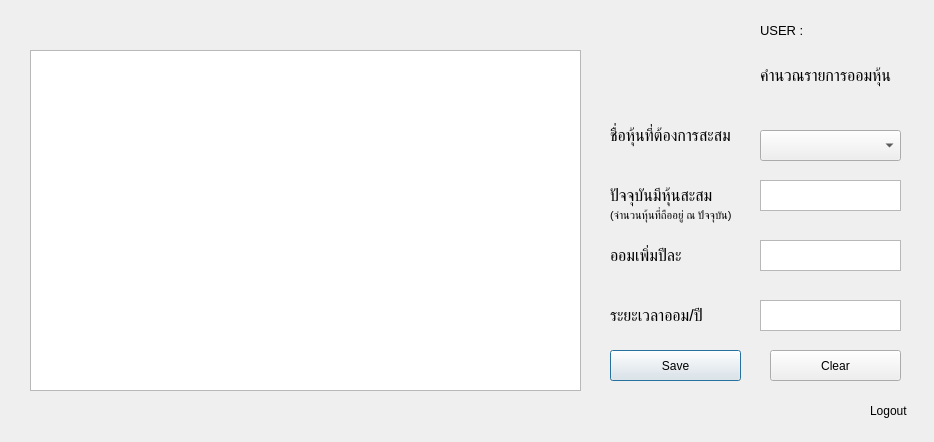
<?xml version="1.0" encoding="UTF-8"?>
<ui version="4.0">
 <class>Dialog</class>
 <widget class="QDialog" name="Dialog">
  <property name="geometry">
   <rect>
    <x>0</x>
    <y>0</y>
    <width>934</width>
    <height>442</height>
   </rect>
  </property>
  <property name="windowTitle">
   <string>Dialog</string>
  </property>
  <widget class="QTextEdit" name="txtStock">
   <property name="geometry">
    <rect>
     <x>760</x>
     <y>180</y>
     <width>141</width>
     <height>31</height>
    </rect>
   </property>
  </widget>
  <widget class="QLabel" name="label_3">
   <property name="geometry">
    <rect>
     <x>610</x>
     <y>180</y>
     <width>161</width>
     <height>31</height>
    </rect>
   </property>
   <property name="font">
    <font>
     <pointsize>12</pointsize>
    </font>
   </property>
   <property name="text">
    <string>ปัจจุบันมีหุ้นสะสม</string>
   </property>
  </widget>
  <widget class="QLabel" name="lblRealPrice">
   <property name="geometry">
    <rect>
     <x>190</x>
     <y>510</y>
     <width>131</width>
     <height>21</height>
    </rect>
   </property>
   <property name="font">
    <font>
     <pointsize>12</pointsize>
    </font>
   </property>
   <property name="text">
    <string/>
   </property>
  </widget>
  <widget class="QLabel" name="label_4">
   <property name="geometry">
    <rect>
     <x>610</x>
     <y>120</y>
     <width>161</width>
     <height>31</height>
    </rect>
   </property>
   <property name="font">
    <font>
     <pointsize>12</pointsize>
    </font>
   </property>
   <property name="text">
    <string>ชื่อหุ้นที่ต้องการสะสม</string>
   </property>
  </widget>
  <widget class="QPushButton" name="pushButton">
   <property name="geometry">
    <rect>
     <x>610</x>
     <y>350</y>
     <width>131</width>
     <height>31</height>
    </rect>
   </property>
   <property name="text">
    <string>Save</string>
   </property>
  </widget>
  <widget class="QLabel" name="label_5">
   <property name="geometry">
    <rect>
     <x>760</x>
     <y>60</y>
     <width>161</width>
     <height>31</height>
    </rect>
   </property>
   <property name="font">
    <font>
     <pointsize>12</pointsize>
    </font>
   </property>
   <property name="text">
    <string>คำนวณรายการออมหุ้น</string>
   </property>
  </widget>
  <widget class="QPushButton" name="pushButton_2">
   <property name="geometry">
    <rect>
     <x>770</x>
     <y>350</y>
     <width>131</width>
     <height>31</height>
    </rect>
   </property>
   <property name="text">
    <string>Clear</string>
   </property>
  </widget>
  <widget class="QTextEdit" name="txtStock_4">
   <property name="geometry">
    <rect>
     <x>760</x>
     <y>300</y>
     <width>141</width>
     <height>31</height>
    </rect>
   </property>
  </widget>
  <widget class="QTextEdit" name="txtStock_5">
   <property name="geometry">
    <rect>
     <x>760</x>
     <y>240</y>
     <width>141</width>
     <height>31</height>
    </rect>
   </property>
  </widget>
  <widget class="QLabel" name="label_8">
   <property name="geometry">
    <rect>
     <x>610</x>
     <y>240</y>
     <width>141</width>
     <height>31</height>
    </rect>
   </property>
   <property name="font">
    <font>
     <pointsize>12</pointsize>
    </font>
   </property>
   <property name="text">
    <string>ออมเพิ่มปีละ</string>
   </property>
  </widget>
  <widget class="QLabel" name="label_9">
   <property name="geometry">
    <rect>
     <x>610</x>
     <y>300</y>
     <width>141</width>
     <height>31</height>
    </rect>
   </property>
   <property name="font">
    <font>
     <pointsize>12</pointsize>
    </font>
   </property>
   <property name="frameShape">
    <enum>QFrame::NoFrame</enum>
   </property>
   <property name="text">
    <string>ระยะเวลาออม/ปี</string>
   </property>
  </widget>
  <widget class="QLabel" name="label_6">
   <property name="geometry">
    <rect>
     <x>610</x>
     <y>200</y>
     <width>161</width>
     <height>31</height>
    </rect>
   </property>
   <property name="font">
    <font>
     <pointsize>8</pointsize>
    </font>
   </property>
   <property name="text">
    <string>(จำนวนหุ้นที่ถืออยู่ ณ ปัจจุบัน)</string>
   </property>
  </widget>
  <widget class="QComboBox" name="comboBox">
   <property name="geometry">
    <rect>
     <x>760</x>
     <y>130</y>
     <width>141</width>
     <height>31</height>
    </rect>
   </property>
  </widget>
  <widget class="QLabel" name="label">
   <property name="geometry">
    <rect>
     <x>870</x>
     <y>400</y>
     <width>61</width>
     <height>21</height>
    </rect>
   </property>
   <property name="text">
    <string>Logout</string>
   </property>
  </widget>
  <widget class="QTableView" name="tableView">
   <property name="geometry">
    <rect>
     <x>30</x>
     <y>50</y>
     <width>551</width>
     <height>341</height>
    </rect>
   </property>
  </widget>
  <widget class="QLabel" name="label_10">
   <property name="geometry">
    <rect>
     <x>760</x>
     <y>20</y>
     <width>91</width>
     <height>21</height>
    </rect>
   </property>
   <property name="font">
    <font>
     <pointsize>10</pointsize>
    </font>
   </property>
   <property name="text">
    <string>USER :</string>
   </property>
  </widget>
 </widget>
 <resources/>
 <connections/>
</ui>
